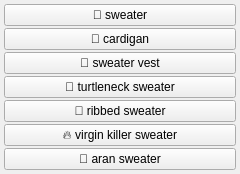
<?xml version="1.0" encoding="UTF-8"?>
<ui version="4.0">
 <class>clothes_sweater_menu</class>
 <widget class="QWidget" name="clothes_sweater_menu">
  <property name="geometry">
   <rect><x>0</x><y>0</y><width>240</width><height>60</height></rect>
  </property>
  <layout class="QGridLayout" name="grid">
   <property name="leftMargin"><number>4</number></property>
   <property name="topMargin"><number>4</number></property>
   <property name="rightMargin"><number>4</number></property>
   <property name="bottomMargin"><number>4</number></property>
   <property name="horizontalSpacing"><number>2</number></property>
   <property name="verticalSpacing"><number>2</number></property>
   <item row="0" column="0">
    <widget class="QPushButton" name="chk_sweater">
     <property name="checkable"><bool>true</bool></property>
     <property name="text"><string>🧶 sweater</string></property>
     <property name="tags" stdset="0"><string>sweater</string></property>
     <property name="group" stdset="0"><string>sweater</string></property>
    </widget>
   </item>
   <item row="1" column="0">
    <widget class="QPushButton" name="chk_cardigan">
     <property name="checkable"><bool>true</bool></property>
     <property name="text"><string>🧥 cardigan</string></property>
     <property name="tags" stdset="0"><string>cardigan</string></property>
     <property name="group" stdset="0"><string>sweater</string></property>
    </widget>
   </item>
   <item row="2" column="0">
    <widget class="QPushButton" name="chk_sweater_vest">
     <property name="checkable"><bool>true</bool></property>
     <property name="text"><string>🧶 sweater vest</string></property>
     <property name="tags" stdset="0"><string>sweater vest</string></property>
     <property name="group" stdset="0"><string>sweater</string></property>
    </widget>
   </item>
   <item row="3" column="0">
    <widget class="QPushButton" name="chk_turtleneck_sweater">
     <property name="checkable"><bool>true</bool></property>
     <property name="text"><string>🧶 turtleneck sweater</string></property>
     <property name="tags" stdset="0"><string>turtleneck sweater</string></property>
     <property name="group" stdset="0"><string>sweater</string></property>
    </widget>
   </item>
   <item row="4" column="0">
    <widget class="QPushButton" name="chk_ribbed_sweater">
     <property name="checkable"><bool>true</bool></property>
     <property name="text"><string>🧶 ribbed sweater</string></property>
     <property name="tags" stdset="0"><string>ribbed sweater</string></property>
     <property name="group" stdset="0"><string>sweater</string></property>
    </widget>
   </item>
   <item row="5" column="0">
    <widget class="QPushButton" name="chk_virgin_killer_sweater">
     <property name="checkable"><bool>true</bool></property>
     <property name="text"><string>🔥 virgin killer sweater</string></property>
     <property name="tags" stdset="0"><string>virgin killer sweater</string></property>
     <property name="group" stdset="0"><string>sweater</string></property>
    </widget>
   </item>
   <item row="6" column="0">
    <widget class="QPushButton" name="chk_aran_sweater">
     <property name="checkable"><bool>true</bool></property>
     <property name="text"><string>🧶 aran sweater</string></property>
     <property name="tags" stdset="0"><string>aran sweater</string></property>
     <property name="group" stdset="0"><string>sweater</string></property>
    </widget>
   </item>
  </layout>
 </widget>
 <resources/>
 <connections/>
</ui>
